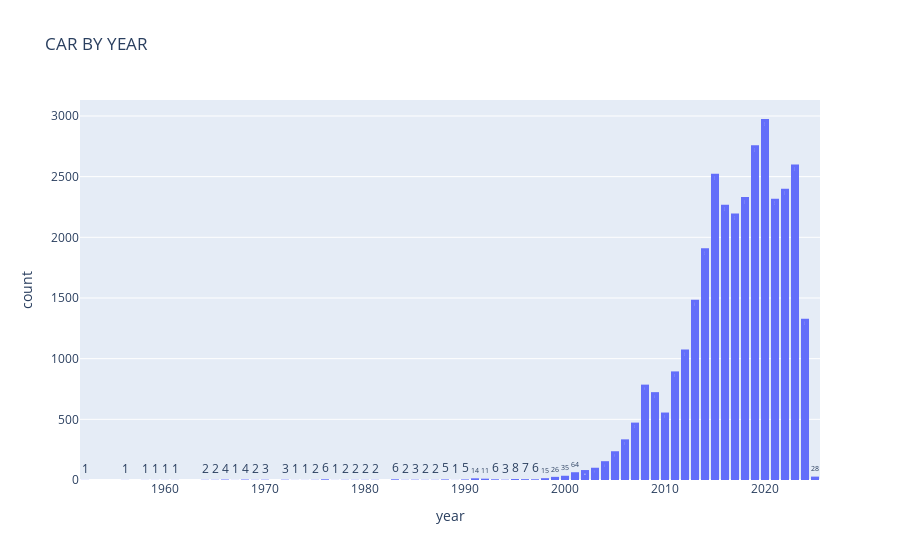

The code cell stored with this chart in its notebook:
### Code cell
fig = px.histogram(car_df, x="year",
                   labels={"year": "year"},
                   title="TOTAL CARS BY YEAR",
                   text_auto=True  # Automatically add text labels
                   )
fig.update_layout(bargap=0.2)  # Adjust the value as needed (0.2 is an example)

fig.show()

### Figure 1 — Plotly figure (JSON) as saved in the notebook; plotly's stock layout.template omitted (floating-point values rounded to 4 significant figures; data arrays with more than 128 entries replaced by an {"elided": "..."} marker saying what was removed)
{"data": [{"alignmentgroup": "True", "bingroup": "x", "hovertemplate": "year=%{x}<br>count=%{y}<extra></extra>", "legendgroup": "", "marker": {"color": "#636efa", "pattern": {"shape": ""}}, "name": "", "offsetgroup": "", "orientation": "v", "showlegend": false, "texttemplate": "%{value}", "type": "histogram", "x": {"elided": "32809 int values"}, "xaxis": "x", "yaxis": "y"}], "layout": {"bargap": 0.2, "barmode": "relative", "legend": {"tracegroupgap": 0}, "title": {"text": "CAR BY YEAR"}, "xaxis": {"anchor": "y", "domain": [0, 1], "title": {"text": "year"}}, "yaxis": {"anchor": "x", "domain": [0, 1], "title": {"text": "count"}}}}
